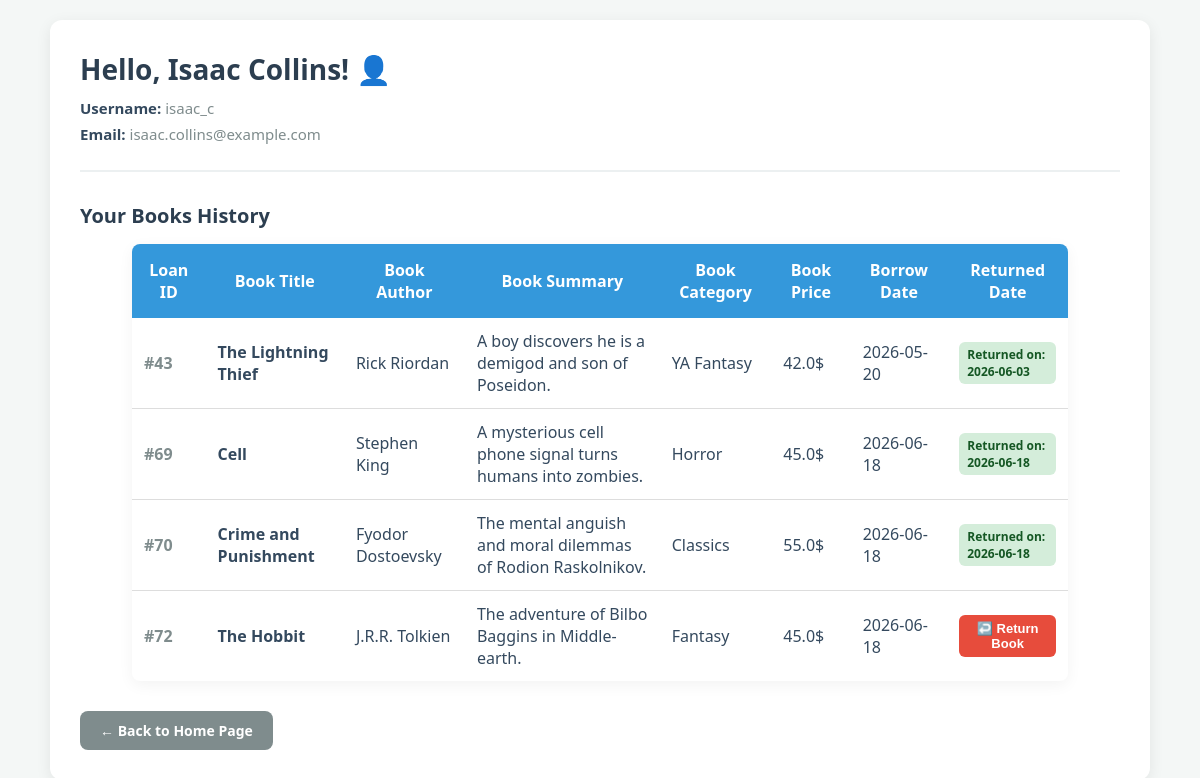
Screenshot of /profile (signed in) with the database file from the repository.
### tables this page shows
CREATE TABLE Users (
    id_user INTEGER PRIMARY KEY,
    username TEXT UNIQUE NOT NULL,
    email TEXT UNIQUE NOT NULL,
    password TEXT NOT NULL, 
    full_name TEXT NOT NULL
);

CREATE TABLE Loans (
    id INTEGER PRIMARY KEY,
    id_user INTEGER NOT NULL,
    book_id INTEGER NOT NULL,
    borrow_date TEXT NOT NULL,       
    return_due_date TEXT NOT NULL,   
    actual_return_date TEXT,         
    FOREIGN KEY (id_user) REFERENCES Users(id_user),
    FOREIGN KEY (book_id) REFERENCES Books(id)
);

CREATE TABLE Books (
    id INTEGER PRIMARY KEY,
    title TEXT NOT NULL,
    author TEXT NOT NULL,
    summary TEXT,
    category TEXT,
    price REAL,
    rating REAL
);

### routers/users.py (the view)
@router.get("/profile")
def get_profile(request:Request):
    user_id = request.cookies.get("id_user")
    if user_id is None:
        return RedirectResponse(url="/", status_code=303)
    conn = sqlite3.connect("library.db")
    cursor = conn.cursor()
    cursor.execute(""" select full_name, username, email
                        from Users
                        where id_user = ?
                        """, (user_id,))
    user = cursor.fetchone()
    if user is None:
        return templates.TemplateResponse(request, "index.html", {"Message": "User not found"})
    cursor.execute(""" select l.id,
                              b.title,
                              b.author,
                              b.summary,
                              b.category,
                              b.price,
                              l.borrow_date,
                              l.actual_return_date
                        from Loans as l
                        inner join Books as b
                        on b.id = l.book_id
                        where l.id_user = ? """ ,(user_id,))
    books = cursor.fetchall()
    conn.close()
    return templates.TemplateResponse(request, "profile.html" ,
                                      {
                                        "full_name": user[0],
                                         "username": user[1],
                                          "email" : user[2],
                                           "books": books })

### templates/profile.html (shortened to what this page needs)
<!DOCTYPE html>
<html>
<head>
    <link rel="stylesheet" href="/static/css/main.css">
    <link rel="stylesheet" href="/static/css/tables.css">
    <link rel="stylesheet" href="/static/css/profile.css">
</head>
<body>
    <div class="profile-container">
        <div class="user-info">
            <h1>Hello, {{full_name}}! 👤</h1>
            <p><strong>Username:</strong> {{username}}</p>
            <p><strong>Email:</strong> {{email}}</p>
        </div>
        <h2>Your Books History</h2>
        {% if books %}
        <table>
            <thead>
                <tr>
                    <th>Loan ID</th>
                    <th>Book Title</th>
                    <th>Book Author</th>
                    <th>Book Summary</th>
                    <th>Book Category</th>
                    <th>Book Price</th>
                    <th>Borrow Date</th>
                    <th>Returned Date</th>
                </tr>
            </thead>
            <tbody>
                {% for book in books %}
                <tr>
                    <td><span style="color: #7f8c8d; font-weight: bold;">#{{book[0]}}</span></td>
                    <td><strong>{{book[1]}}</strong></td>
                    <td>{{book[2]}}</td>
                    <td>{{book[3]}}</td>
                    <td>{{book[4]}}</td>
                    <td>{{book[5]}}$</td>
                    <td>{{book[6]}}</td>
                    <td>
                        {% if book[7] %}
                            <span class="status-tag status-returned">Returned on: {{book[7]}}</span>
                        {% else %}
                            <form action="/loans/return-confirm" method="POST" class="return-form">
                                <button type="submit" class="return-btn">↩️ Return Book</button>
                            </form>
                        {% endif %}
                    </td>
                </tr>
                {% endfor %}
            </tbody>
        </table>
        {% else %}
            <p class="no-history">No book history found for this account yet.</p>
        {% endif %}
        <a href="/" class="back-btn">← Back to Home Page</a>
    </div>
</body>
</html>

### templates/css/main.css (style rules this page uses)
body { font-family: 'Segoe UI', Tahoma, Geneva, Verdana, sans-serif; background-color: #f4f7f6; margin: 0; padding: 20px; color: #2c3e50; display: flex; flex-direction: column; align-items: center; justify-content: center; min-height: 100vh; box-sizing: border-box; }
h1 { text-align: center; color: #2c3e50; margin-bottom: 30px; }

### templates/css/tables.css (style rules this page uses)
table { width: 90%; margin: auto; border-collapse: collapse; background-color: white; box-shadow: 0 4px 15px rgba(0, 0, 0, 0.05); border-radius: 8px; overflow: hidden; }
th { background-color: #4CAF50; color: white; padding: 15px; font-weight: 600; }
td { padding: 12px; text-align: center; border-bottom: 1px solid #dddddd; color: #34495e; }
tr:last-child td { border-bottom: none; }
table button { background-color: #4CAF50; color: white; border: none; padding: 10px 15px; cursor: pointer; border-radius: 5px; font-weight: bold; transition: background-color 0.2s ease, transform 0.1s ease; }

### templates/css/profile.css (style rules this page uses)
.profile-container { background-color: white; padding: 30px; border-radius: 12px; box-shadow: 0 4px 15px rgba(0, 0, 0, 0.08); max-width: 1100px; width: 100%; box-sizing: border-box; }
.user-info { border-bottom: 2px solid #ecf0f1; padding-bottom: 20px; margin-bottom: 30px; }
.user-info h1 { margin: 0 0 10px 0; color: #2c3e50; font-size: 28px; text-align: left; }
.user-info p { margin: 6px 0; color: #7f8c8d; font-size: 15px; }
.user-info strong { color: #34495e; }
h2 { color: #2c3e50; font-size: 20px; margin-bottom: 15px; }
table th { background-color: #3498db; }
table td { text-align: left; vertical-align: middle; }
.status-tag { padding: 4px 8px; border-radius: 6px; font-size: 12px; font-weight: bold; display: inline-block; }
.status-returned { background-color: #d4edda; color: #155724; }
.return-btn { background-color: #e74c3c; color: white; border: none; padding: 6px 12px; font-size: 13px; font-weight: bold; border-radius: 6px; cursor: pointer; transition: background-color 0.2s ease, transform 0.1s ease; }
.return-form { margin: 0; padding: 0; display: inline; }
.back-btn { display: inline-block; margin-top: 30px; background-color: #7f8c8d; color: white; text-decoration: none; padding: 10px 20px; border-radius: 8px; font-weight: bold; font-size: 14px; transition: background-color 0.3s ease; }

### rows the page displays
Users: full_name "Isaac Collins", username "isaac_c", email "isaac.collins@example.com"
Loans: id "43", title "The Lightning Thief", author "Rick Riordan", summary "A boy discovers he is a demigod and son of Poseidon.", category "YA Fantasy", price "42.0", borrow_date "2026-05-20", actual_return_date "2026-06-03"
Loans: id "69", title "Cell", author "Stephen King", summary "A mysterious cell phone signal turns humans into zombies.", category "Horror", price "45.0", borrow_date "2026-06-18", actual_return_date "2026-06-18"
Loans: id "70", title "Crime and Punishment", author "Fyodor Dostoevsky", summary "The mental anguish and moral dilemmas of Rodion Raskolnikov.", category "Classics", price "55.0", borrow_date "2026-06-18", actual_return_date "2026-06-18"
Loans: id "72", title "The Hobbit", author "J.R.R. Tolkien", summary "The adventure of Bilbo Baggins in Middle-earth.", category "Fantasy", price "45.0", borrow_date "2026-06-18"
